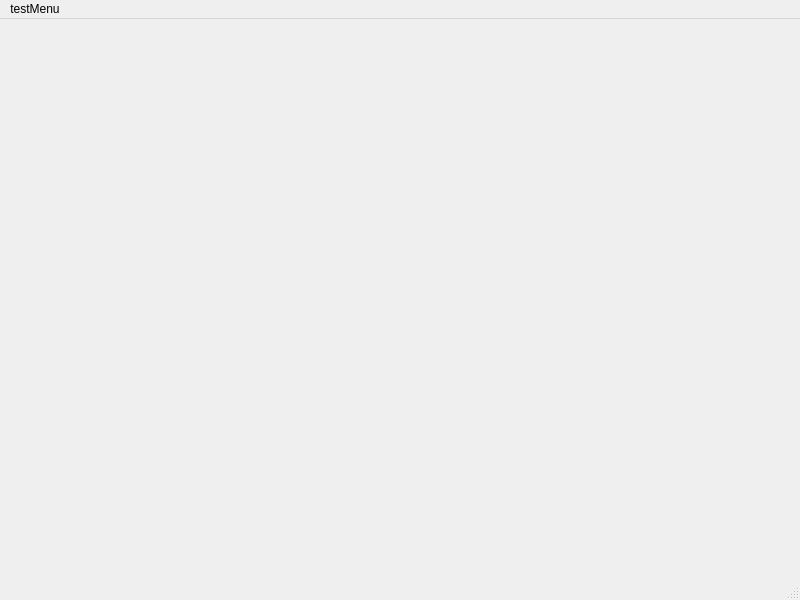
<?xml version="1.0" encoding="UTF-8"?>
<ui version="4.0">
 <class>MainWindow</class>
 <widget class="QMainWindow" name="MainWindow">
  <property name="geometry">
   <rect>
    <x>0</x>
    <y>0</y>
    <width>800</width>
    <height>600</height>
   </rect>
  </property>
  <property name="windowTitle">
   <string>MainWindow</string>
  </property>
  <widget class="QWidget" name="centralwidget">
   <widget class="QWidget" name="verticalLayoutWidget">
    <property name="geometry">
     <rect>
      <x>-1</x>
      <y>-1</y>
      <width>801</width>
      <height>571</height>
     </rect>
    </property>
    <layout class="QVBoxLayout" name="verticalLayout"/>
   </widget>
  </widget>
  <widget class="QMenuBar" name="menubar">
   <property name="geometry">
    <rect>
     <x>0</x>
     <y>0</y>
     <width>800</width>
     <height>21</height>
    </rect>
   </property>
   <widget class="QMenu" name="menutestMenu">
    <property name="title">
     <string>testMenu</string>
    </property>
    <addaction name="actiontestMenu"/>
   </widget>
   <addaction name="menutestMenu"/>
  </widget>
  <widget class="QStatusBar" name="statusbar"/>
  <action name="actiontestMenu">
   <property name="text">
    <string>test</string>
   </property>
  </action>
 </widget>
 <resources/>
 <connections/>
</ui>
